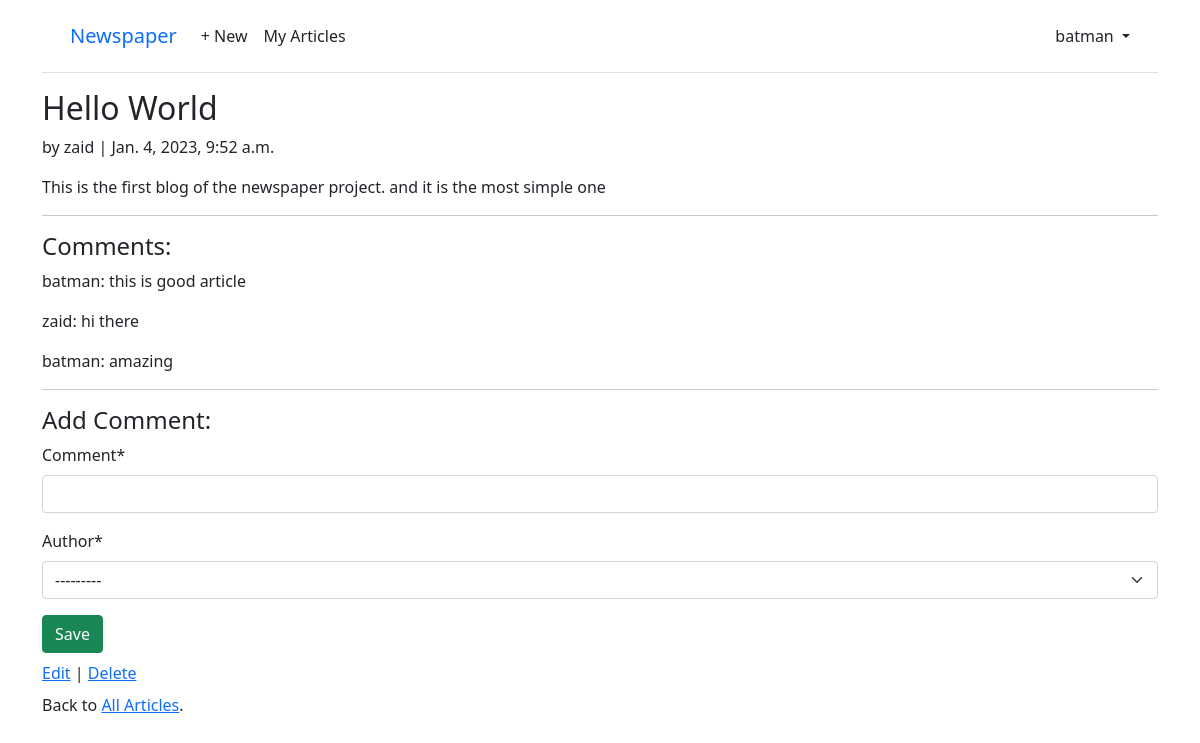
Screenshot of /articles/1/ (signed in) with the database file from the repository.
### accounts/models.py (models this page shows)
class CustomUser(AbstractUser):
    age = models.PositiveIntegerField(null=True, blank=True)

### articles/models.py (models this page shows, shortened)
class Article(models.Model):
    title = models.CharField(max_length=150)
    body = models.TextField()
    date = models.DateTimeField(auto_now_add=True)
    author = models.ForeignKey(
        settings.AUTH_USER_MODEL,
        on_delete=models.CASCADE)

class Comment(models.Model):
    article = models.ForeignKey(Article, on_delete=models.CASCADE)
    comment = models.CharField(max_length=140)
    author = models.ForeignKey(settings.AUTH_USER_MODEL, on_delete=models.CASCADE)
    def __str__(self):
        return self.comment

### articles/views.py (the view, shortened to what this page needs)
# urls.py: path("<int:pk>/", ArticleDetailView.as_view(), name="article_detail"),
class ArticleDetailView(LoginRequiredMixin, DetailView):
    def get(self, request, *args, **kwargs):
        view = CommentGet.as_view()
        return view(request, *args, **kwargs)

### articles/forms.py
class CommentForm(forms.ModelForm):
    class Meta:
        model = Comment
        fields = ['comment', 'author']

### articles/views.py (called while the page is built)
    def get_context_data(self, **kwargs):
        context = super().get_context_data(**kwargs)
        context["form"] = CommentForm()
        return context

### templates/article_detail.html
{% extends "base.html" %}
{% load crispy_forms_tags %}
{% block content %}
<div class="article-entry">
<h2>{{ object.title }}</h2>
<p>by {{ object.author }} | {{ object.date }}</p>
<p>{{ object.body }}</p>
</div>
<hr>
<h4>Comments:</h4>
{% for comment in article.comment_set.all %}
<p>{{ comment.author }}: {{comment}}</p>
{% endfor %}
<hr>
<h4>Add Comment:</h4>
<form method="post" >{% csrf_token %}
    {{form|crispy}}
<button type="submit" class="btn btn-success ml-2">Save</button>
</form>
<p class="my-2"><a href="{% url 'article_update' article.pk %}">Edit</a> |
<a href="{% url 'article_delete' article.pk %}">Delete</a></p>
<p>Back to <a href="{% url 'allArticles' %}">All Articles</a>.</p>
{% endblock content %}

### templates/base.html (shortened to what this page needs)
<!DOCTYPE html>
<html>
<head>
    <link href="https://cdn.jsdelivr.net/npm/bootstrap@5.1.3/dist/css/bootstrap.min.css" rel="stylesheet">
</head>
<body>
<div class="container">
<header class="p-3 mb-3 border-bottom">
<div class="container">
<div class="d-flex flex-wrap align-items-center justify-content-center
justify-content-lg-start">
<a class="navbar-brand" href="{% url 'home' %}">Newspaper</a>
<ul class="nav col-12 col-lg-auto me-lg-auto mb-2 justify-content-center
mb-md-0">
{% if user.is_authenticated %}
<li><a href="{% url 'article_create' %}" class="nav-link px-2 link-dark">+ New</a></li>
    <a href="/articles/myArticles/" class="nav-link px-2 link-dark">My Articles</a>
</ul>
<div class="dropdown text-end">
<a href="#" class="d-block link-dark text-decoration-none dropdown-toggle"
id="dropdownUser1" data-bs-toggle="dropdown" aria-expanded="false">
{{ user.username }}
</a>
</div>
{% endif %}
</div>
</div>
</header>
<main>
{% block content %}
{% endblock content %}
</main>
</div>
</body>
</html>

### rows the page displays
CustomUser: username "batman"
Article: title "Hello World", author "zaid", date "Jan. 4, 2023, 9:52 a.m.", body "This is the first blog of the newspaper project. and it is the most simple one"
Comment: author "batman", comment "this is good article"
Comment: author "zaid", comment "hi there"
Comment: author "batman", comment "amazing"
